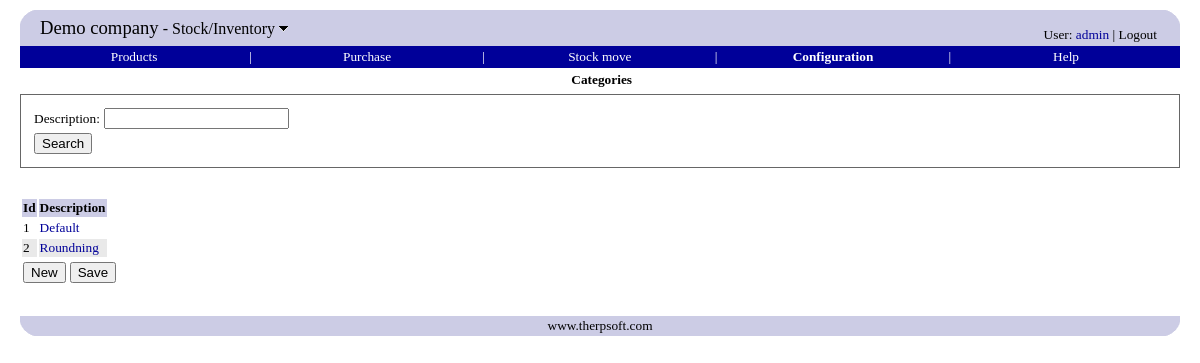
The page /erp/categories.php (signed in) on the database its author committed.
### tables this page shows
CREATE TABLE `companyinfo` (
  `companyname` varchar(80) default NULL,
  `vatnumber` varchar(32) default NULL,
  `streetaddress` varchar(128) default NULL,
  `city` varchar(32) default NULL,
  `zipcode` varchar(20) default NULL,
  `email` varchar(80) default NULL
);

CREATE TABLE `category` (
  `categoryid` int(10) unsigned NOT NULL auto_increment,
  `description` varchar(80) NOT NULL,
  `vatcatid` int(10) unsigned NOT NULL,
  `expense_accountid` int(10) unsigned default NULL,
  `revenue_accountid` int(10) unsigned default NULL,
  `stock` smallint(6) NOT NULL default '1',
  inventory_accountid integer unsigned,
  unittype integer unsigned,
  dimid integer unsigned not null default '1',
  PRIMARY KEY  (`categoryid`)
);

### include/database.inc.php (called while the page is built, shortened)
<?php
function query($sql)
{
	$q = mysql_query($sql);
	$err = mysql_error();
	return $q;
}
function fetch_array($query)
{
	return mysql_fetch_array($query);
}
function fetch_object($query)
{
	return mysql_fetch_object($query);
}
function findValue($sql, $default = null)
{
    $rs = query($sql);
    $row = fetch_array($rs);
    return $row[0];
}
?>

### erp/categories.php (the view, shortened to what this page needs)
<?php
	include('include.php');
    $description = getParam('description');
	$selectSQL = "
	select
	    categoryid,
	    description
	from category
	where description like '$description%'";
?>
<head>
</head>
<body>
<?php menubar('configuration.php') ?>
<form action="categories.php" method="GET">
<div class="border">
<table>
<tr>
	<td><?php etr("Description") ?>:</td>
	<td><?php textbox('description', $description) ?></td>
<tr><td><?php searchButton() ?></td></tr>
</tr>
</table>
</div>
</form>
<form action="categories.php" method=POST>
<table>
<th><?php etr("Id") ?></th>
<th><?php etr("Description") ?></th>
<?php
    $rs = query($selectSQL);
    $class = "odd";
    while ($row = fetch_object($rs)) {
    	$href = "category.php?categoryid=$row->categoryid";
        echo "<tr class='$class'>";
        echo "<td>$row->categoryid</td>";
        echo "<td><a href='$href'>$row->description</a></td>";
        echo "</tr>";
        $class = ($class == "odd" ? "even" : "odd");
    }
?>
</table>
<table>
<tr>
<td><?php newButton("category.php") ?></td>
<td><?php saveButton() ?></td>
</tr>
</table>
</form>
<?php bottom() ?>
</body>

### include/therp_include.php (shortened to what this page needs)
<?php
include('standard_include.php');
function top0($module = null)
{
	echo "<table cellpadding=0 cellspacing=0 width='100%' border=0>";
	echo "<tr>";
	echo "<td width=20><img src='../images/tl.png'></td>";
	echo "<td rowspan=2 bgColor='#CCCCE5'>";
	$title = tr("Switch module");
	$thERP = findValue("select companyname from companyinfo");
	echo "<span style='font-size: 14pt;'>";
	echo "<a class=logo href='../common/modules.php' title='$title'>$thERP</a></span>";
	if ($module != null) {
		echo "<span style='font-size: 12pt;'>&nbsp;-&nbsp;";
		$onMouseOver = "document.getElementById(\"down\").src=\"../images/down_hover.gif\"";
		$onMouseOut = "document.getElementById(\"down\").src=\"../images/down.gif\"";
		echo "<a class=logo href='../common/modules.php' title='$title' ";
		echo "onMouseOver='$onMouseOver' onMouseOut='$onMouseOut'>";
		echo tr($module);
		echo "&nbsp;<img id=down src='../images/down.gif' border=0 style='position: relative; top: -2'>";
		echo "</a>";
		echo "</span>";
	}
	echo "</td>";
	echo "<td align=right valign=bottom rowspan=2 bgColor='#CCCCE5' style='padding: 3'>";
	echo "<span class=username>";
	$href = '../payroll/selfservice_settings.php';
	echo tr("User") . ": <a href='$href'>" . getUser() . "</a> | <a href='../common/modules.php?logout=true' class=logo>";
	echo tr("Logout") . "</a>";
	echo "</span>\n";
	echo "</td>";
	echo "<td width=20><img src='../images/tr.png'></td>";
	echo "</tr>";
	echo "<tr bgColor='#CCCCE5'>";
	echo "<td>&nbsp;</td>";
	echo "<td>&nbsp;</td>";
	echo "</tr>";
	echo "</table>\n";
}
function bottom()
{
	echo "<br>";
	echo "<table cellpadding=0 cellspacing=0 width='100%' border=0>";
	echo "<tr>";
	echo "<td width=20><img src='../images/bl.png'></td>";
	echo "<td bgColor='#CCCCE5' align=center><a href='http://www.therpsoft.com' class=logo>www.therpsoft.com</a></td>";
	echo "<td width=20><img src='../images/br.png'></td>";
	echo "</tr>";
	echo "</table>";
}
function menu($href, $text, $width, $hasNext, $currentHref)
{
	$current = $href == $currentHref;
	$class = $current ? 'menubar_current' : 'menubar';
	echo "<td width='$width%' align='center'><a class=$class href='$href'>" . tr($text) . "</a></td>\n";
	if ($hasNext)
		echo "<td>|</td>";
}
?>

### include/therp.css (style rules this page uses)
BODY { margin-left: 20; margin-right: 20; margin-top: 10; margin-bottom: 40; font-family: verdana; font-size: 10pt; }
TH { font-family: verdana; font-size: 10pt; background-color: #CCCCE5; font-weight: bold; }
TD { font-family: verdana; font-size: 10pt; }
TR.even { background-color: #E9E9E9; }
A { text-decoration: none; color: #000099; }
.menubar { background-color: #000099; color: white; text-decoration: none; font-weight: normal; }
.menubar_current { color: white; text-decoration: none; font-weight: bold; }
A.logo { text-decoration: none; color: black; }
.border { border: 1px solid #666; padding: 10; }
.username { font-size: 10pt; }

### rows shown on the page
companyinfo: companyname "Demo company"
category: categoryid "1", description "Default"
category: categoryid "2", description "Roundning"

### other values the page prints
tr($module) "Stock/Inventory"
tr("User") "User"
getUser() "admin"
tr("Logout") "Logout"
tr($text) "Products Purchase Stock move Configuration Help"
$title "Categories"
tr($text) "Description Id Description"
